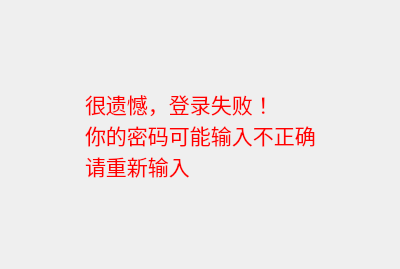
<?xml version="1.0" encoding="UTF-8"?>
<ui version="4.0">
 <class>LoginInfor</class>
 <widget class="QWidget" name="LoginInfor">
  <property name="geometry">
   <rect>
    <x>0</x>
    <y>0</y>
    <width>400</width>
    <height>269</height>
   </rect>
  </property>
  <property name="windowTitle">
   <string>Form</string>
  </property>
  <layout class="QGridLayout" name="gridLayout">
   <item row="0" column="1">
    <spacer name="verticalSpacer">
     <property name="orientation">
      <enum>Qt::Vertical</enum>
     </property>
     <property name="sizeHint" stdset="0">
      <size>
       <width>20</width>
       <height>72</height>
      </size>
     </property>
    </spacer>
   </item>
   <item row="1" column="0">
    <spacer name="horizontalSpacer_2">
     <property name="orientation">
      <enum>Qt::Horizontal</enum>
     </property>
     <property name="sizeHint" stdset="0">
      <size>
       <width>67</width>
       <height>20</height>
      </size>
     </property>
    </spacer>
   </item>
   <item row="1" column="1">
    <widget class="QLabel" name="infor">
     <property name="font">
      <font>
       <family>04b_21</family>
       <pointsize>16</pointsize>
      </font>
     </property>
     <property name="styleSheet">
      <string notr="true">color: rgb(255, 0, 0);</string>
     </property>
     <property name="text">
      <string>很遗憾，登录失败！
你的密码可能输入不正确
请重新输入</string>
     </property>
    </widget>
   </item>
   <item row="1" column="2">
    <spacer name="horizontalSpacer_3">
     <property name="orientation">
      <enum>Qt::Horizontal</enum>
     </property>
     <property name="sizeHint" stdset="0">
      <size>
       <width>66</width>
       <height>20</height>
      </size>
     </property>
    </spacer>
   </item>
   <item row="2" column="1">
    <spacer name="verticalSpacer_2">
     <property name="orientation">
      <enum>Qt::Vertical</enum>
     </property>
     <property name="sizeHint" stdset="0">
      <size>
       <width>20</width>
       <height>71</height>
      </size>
     </property>
    </spacer>
   </item>
  </layout>
 </widget>
 <resources/>
 <connections/>
</ui>
